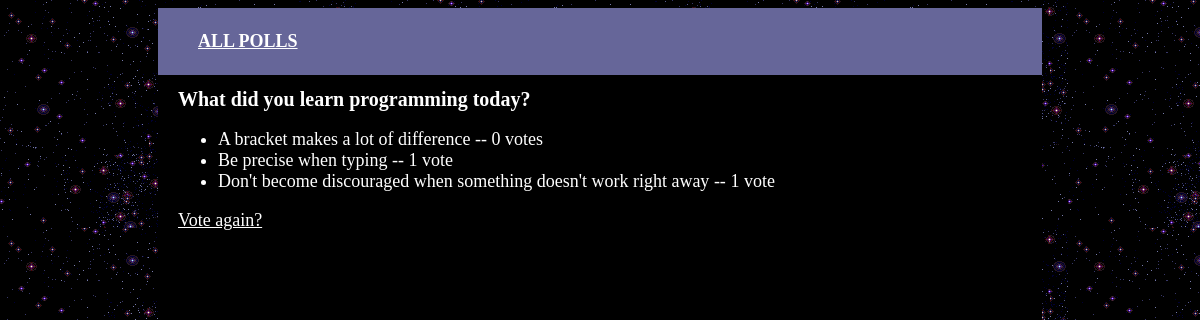
The page /polls/2/results/ on the database as committed earlier.
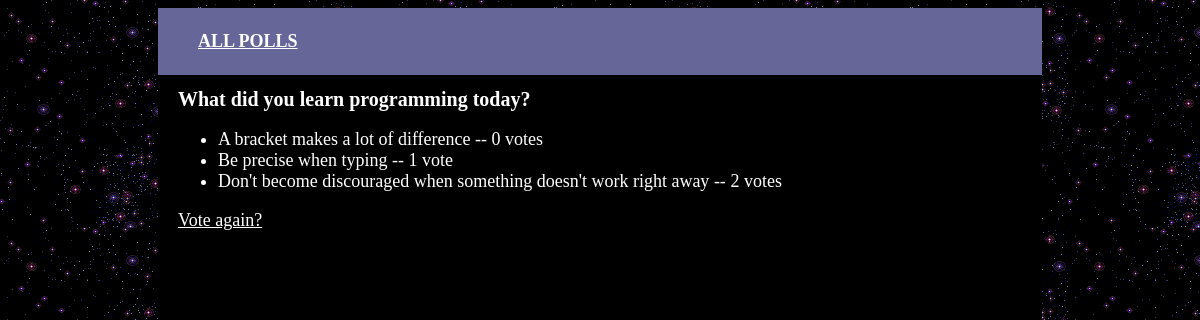
The same page on the database as committed later.
### polls/models.py (models this page shows, shortened)
class Choice(models.Model):
	poll = models.ForeignKey(Poll)
	choice_text = models.CharField(max_length=200)
	votes = models.IntegerField(default=0)

### polls/views.py (the view)
# urls.py: url(r'^(?P<pk>\d+)/results/$', views.ResultsView.as_view(), name='results'),
class ResultsView(generic.DetailView):
	model = Poll
	template_name = 'polls/results.html'

### polls/templates/polls/results.html
<!DOCTYPE html>
<html>
<head>
	{% load staticfiles %}
	<link rel="stylesheet" type="text/css" href="{% static 'polls/style.css' %}" />
</head>
<body>
	<div id="container">
		<div id="header">
			<ul>
				<li><a href="../../">All Polls</a></li>
			</ul>
		</div>
		<div id="content">
			<h1>{{ poll.question }}</h1>
			<ul>
			{% for choice in poll.choice_set.all %}
			<li>{{ choice.choice_text }} -- {{ choice.votes }} vote{{ choice.votes|pluralize }}</li>
			{% endfor %}
			</ul>
			<a href="{% url 'polls:detail' poll.id %}">Vote again?</a>
		</div>
	</div>
</body>
</html>

Rows that differ between the two databases and show on the page:
changed Choice "Don't become discouraged when something doesn't work right away": votes "1" → "2"
